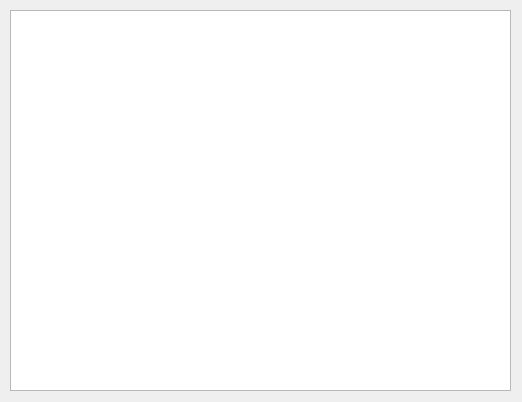
<?xml version="1.0" encoding="UTF-8"?>
<ui version="4.0">
 <class>TableWidget</class>
 <widget class="QWidget" name="TableWidget">
  <property name="geometry">
   <rect>
    <x>0</x>
    <y>0</y>
    <width>522</width>
    <height>402</height>
   </rect>
  </property>
  <property name="windowTitle">
   <string>Form</string>
  </property>
  <widget class="QTableView" name="tableView">
   <property name="geometry">
    <rect>
     <x>10</x>
     <y>10</y>
     <width>501</width>
     <height>381</height>
    </rect>
   </property>
  </widget>
 </widget>
 <resources/>
 <connections/>
</ui>
